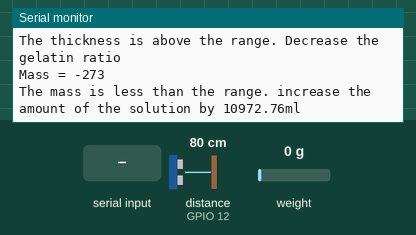
Simulated run of this sketch. Board: ESP32. Shown: the last lines printed to the serial monitor. Wiring (inferred from the names in the program): ultrasonic range finder: trigger GPIO 11; echo GPIO 12. Inputs (shaded band) come from the test bench; at power-on: distance to the obstacle (sensor on GPIO 12) 80 cm, weight on the scale 0 g. The echo pulse lasts 58.3 µs per cm.

Above: at 3.6 s.
3.7 s: distance to the obstacle (sensor on GPIO 12) set to 2 cm
At 4.2 s:
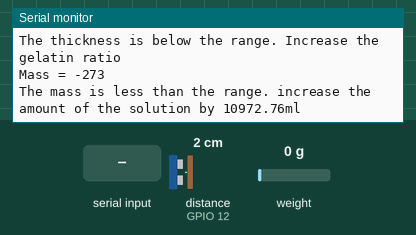
5.2 s: weight on the scale set to 1250 g
At 5.9 s:
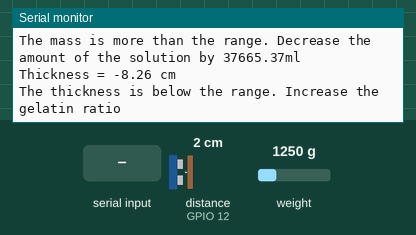
6.8 s: "t" received over Serial
9.8 s: distance to the obstacle (sensor on GPIO 12) set to 18 cm
At 10.6 s:
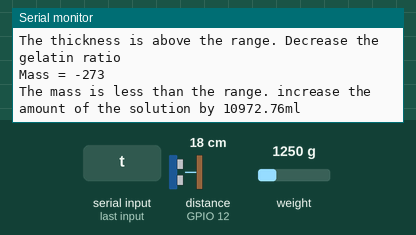
12.8 s: weight on the scale set to 100 g
At 13.6 s:
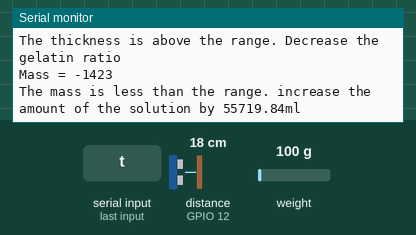
15.8 s: distance to the obstacle (sensor on GPIO 12) set to 4 cm
At 16.7 s:
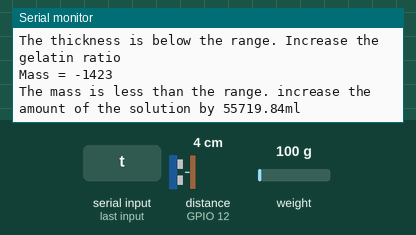
Timing chart, 0 to 18.8 s (numbered marks = the images above; inputs shaded):
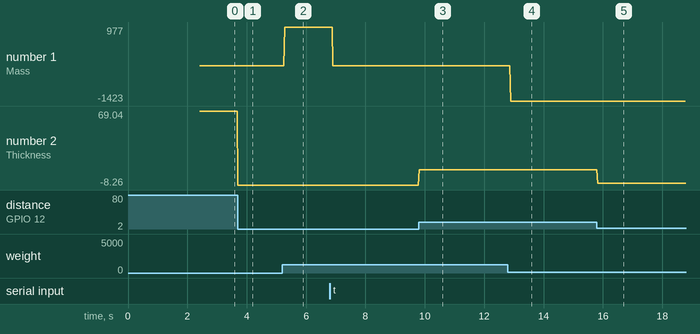

The sketch:

Feedback.ino
```cpp
#include <Servo.h>
#include <HX711_ADC.h>
#if defined(ESP8266)|| defined(ESP32) || defined(AVR)
#include <EEPROM.h>
#endif

//IR Sensor:

double duration; // variable for the duration of sound wave travel
float distance; // variable for the distance measurement

#define echoPin 12 // attach pin D2 Arduino to pin Echo of HC-SR04
#define trigPin 11


//Load Cell:
const int HX711_dout = 4; //mcu > HX711 dout pin
const int HX711_sck = 3; //mcu > HX711 sck pin

float containerWeight= 273;
int mass;

//HX711 constructor:
HX711_ADC LoadCell(HX711_dout, HX711_sck);

const int calVal_eepromAdress = 0;
unsigned long t = 0;

void setup() {

  Serial.begin(57600); delay(10);
  Serial.println();
  Serial.println("Starting...");

  //IR
  pinMode(trigPin, OUTPUT); // Sets the trigPin as an OUTPUT
  pinMode(echoPin, INPUT); // Sets the echoPin as an INPUT

  //Load Cell
  LoadCell.begin();
  float calibrationValue = 390.56; // calibration value (see example file "Calibration.ino")
  unsigned long stabilizingtime = 2000; // preciscion right after power-up can be improved by adding a few seconds of stabilizing time
  boolean _tare = true; //set this to false if you don't want tare to be performed in the next step
  LoadCell.start(stabilizingtime, _tare);
  if (LoadCell.getTareTimeoutFlag()) {
    Serial.printlnx("Timeout, check MCU>HX711 wiring and pin designations");
    while (1);
  }
  else {
    LoadCell.setCalFactor(calibrationValue); // set calibration value (float)
    Serial.println("Startup is complete");
  }

}

void loop() {

  //Load cell
  static boolean newDataReady = 0;
  const int serialPrintInterval = 0; //increase value to slow down serial print activity

  // check for new data/start next conversion:
  if (LoadCell.update()) newDataReady = true;

  // get smoothed value from the dataset:
  if (newDataReady) {
    if (millis() > t + serialPrintInterval) {
      float i = LoadCell.getData();
      }
      newDataReady = 0;
      t = millis();
    }

  // receive command from serial terminal, send 't' to initiate tare operation:
  if (Serial.available() > 0) {
    char inByte = Serial.read();
    if (inByte == 't') LoadCell.tareNoDelay();
  }

  // check if last tare operation is complete:
  if (LoadCell.getTareStatus() == true) {
    Serial.println("Tare complete");
  }

  mass = LoadCell.getData() - containerWeight;
  if (mass>=(7) && mass<=(11)){
      Serial.print("Mass = ");
      Serial.println(LoadCell.getData()-containerWeight);
      Serial.println("The mass design requirement achieved");
    }

    else if (mass<7){
      Serial.print("Mass = ");
      Serial.println(mass);
      Serial.print("The mass is less than the range. increase the amount of the solution by ");
      Serial.print((9-mass)/0.0257);
      Serial.println("ml");
    }

    else{
      Serial.print("Mass = ");
      Serial.println(mass);
      Serial.print("The mass is more than the range. Decrease the amount of the solution by ");
      Serial.print((9-mass)/-0.0257);
      Serial.println("ml");
    }

//IR Sensor:

  // Clears the trigPin condition
  digitalWrite(trigPin, LOW);
  delayMicroseconds(2);
  // Sets the trigPin HIGH (ACTIVE) for 10 microseconds
  digitalWrite(trigPin, HIGH);
  delayMicroseconds(10);
  digitalWrite(trigPin, LOW);
  // Reads the echoPin, returns the sound wave travel time in microseconds
  duration = pulseIn(echoPin, HIGH);
  // Calculating the distance
  distance = duration * 0.034 / 2; // Speed of sound wave divided by 2 (go and back)
  distance -= 10.25; // Distance from the sensor to the container

    if (distance>=(0.08) && distance<=(0.12)){
      Serial.print("Thickness = ");
      Serial.print(distance);
      Serial.println(" cm");
      Serial.println("The thickness design requirement achieved");
    }

    else if (distance<(0.08)){
      Serial.print("Thickness = ");
      Serial.print(distance);
      Serial.println(" cm");
      Serial.println("The thickness is below the range. Increase the gelatin ratio");
    }

    else{
      Serial.print("Thickness = ");
      Serial.print(distance);
      Serial.println(" cm");
      Serial.println("The thickness is above the range. Decrease the gelatin ratio");
    }
  }
```

Measured:
- after the input at 3.7 s, the serial monitor: prints a new line at once (image 1)
- after the input at 5.2 s, the serial monitor: prints a new line after 0.08 s (image 2)
- after the input at 9.8 s, the serial monitor: prints a new line at once (image 3)
- after the input at 12.8 s, the serial monitor: prints a new line after 0.10 s (image 4)
- after the input at 15.8 s, the serial monitor: prints a new line at once (image 5)
- plotted number 1: -273 → 977 after the input at 5.2 s, -273 → -1423 after the input at 12.8 s
- plotted number 2: 69.04 → -8.26 after the input at 3.7 s, -8.26 → 7.6 after the input at 9.8 s, 7.6 → -6.27 after the input at 15.8 s
